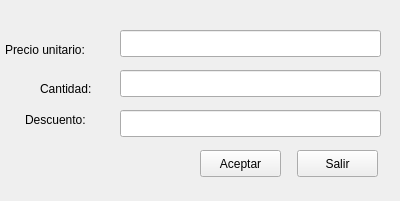
<?xml version="1.0" encoding="UTF-8"?>
<ui version="4.0">
 <class>Form</class>
 <widget class="QWidget" name="Form">
  <property name="geometry">
   <rect>
    <x>0</x>
    <y>0</y>
    <width>400</width>
    <height>201</height>
   </rect>
  </property>
  <property name="windowTitle">
   <string>Especificaciones del producto</string>
  </property>
  <widget class="QPushButton" name="btn_salir">
   <property name="geometry">
    <rect>
     <x>297</x>
     <y>150</y>
     <width>81</width>
     <height>27</height>
    </rect>
   </property>
   <property name="text">
    <string>Salir</string>
   </property>
  </widget>
  <widget class="QLabel" name="label">
   <property name="geometry">
    <rect>
     <x>5</x>
     <y>40</y>
     <width>111</width>
     <height>20</height>
    </rect>
   </property>
   <property name="text">
    <string>Precio unitario:</string>
   </property>
  </widget>
  <widget class="QLineEdit" name="line_precio">
   <property name="geometry">
    <rect>
     <x>120</x>
     <y>30</y>
     <width>261</width>
     <height>27</height>
    </rect>
   </property>
  </widget>
  <widget class="QLineEdit" name="line_cantidad">
   <property name="geometry">
    <rect>
     <x>120</x>
     <y>70</y>
     <width>261</width>
     <height>27</height>
    </rect>
   </property>
  </widget>
  <widget class="QLabel" name="label_2">
   <property name="geometry">
    <rect>
     <x>40</x>
     <y>80</y>
     <width>66</width>
     <height>17</height>
    </rect>
   </property>
   <property name="text">
    <string>Cantidad:</string>
   </property>
  </widget>
  <widget class="QLineEdit" name="line_descuento">
   <property name="geometry">
    <rect>
     <x>120</x>
     <y>110</y>
     <width>261</width>
     <height>27</height>
    </rect>
   </property>
  </widget>
  <widget class="QLabel" name="label_3">
   <property name="geometry">
    <rect>
     <x>25</x>
     <y>110</y>
     <width>81</width>
     <height>20</height>
    </rect>
   </property>
   <property name="text">
    <string>Descuento:</string>
   </property>
  </widget>
  <widget class="QPushButton" name="btn_aceptar">
   <property name="geometry">
    <rect>
     <x>200</x>
     <y>150</y>
     <width>81</width>
     <height>27</height>
    </rect>
   </property>
   <property name="text">
    <string>Aceptar</string>
   </property>
  </widget>
 </widget>
 <resources/>
 <connections/>
</ui>
